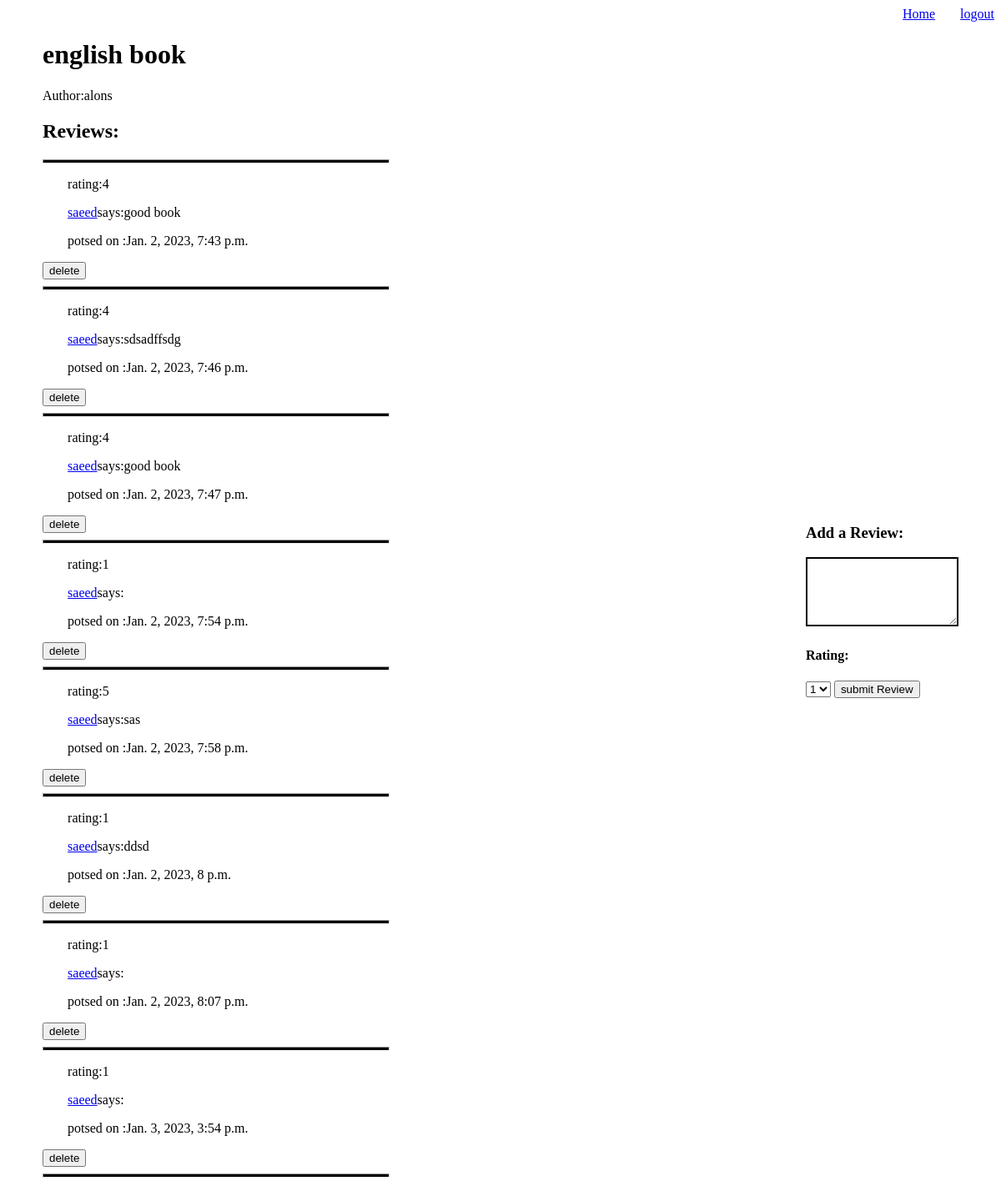
The page /books/3 (signed in) on the database its author committed.
### App1/models.py (models this page shows)
class Book(models.Model):
    book_title = models.CharField(max_length=255)
    author = models.ForeignKey(Author , related_name="books" , on_delete=models.DO_NOTHING)
    created_at=models.DateTimeField(auto_now_add=True)
    update_at = models.DateTimeField(auto_now=True)
    objects = UserManager()

class Author(models.Model):
    name = models.CharField(max_length=255)
    created_at=models.DateTimeField(auto_now_add=True)
    update_at = models.DateTimeField(auto_now=True)

class Review(models.Model):
    content = models.TextField()
    rating = models.CharField(max_length=255)
    user = models.ForeignKey(User, related_name="reviews" , on_delete=models.CASCADE)
    book = models.ForeignKey(Book, related_name="reviews" , on_delete=models.CASCADE)
    created_at=models.DateTimeField(auto_now_add=True)
    update_at = models.DateTimeField(auto_now=True)

class User(models.Model):
    name = models.CharField(max_length=255)
    alias = models.CharField(max_length=255)
    email = models.CharField(max_length=255)
    password = models.CharField(max_length=255)
    confirmpw=models.CharField(max_length=255)
    created_at=models.DateTimeField(auto_now_add=True)
    update_at = models.DateTimeField(auto_now=True)
    objects=UserManager()

### App1/views.py (the view)
# urls.py: path('books/<int:new_book_id>',views.view),
def view(request,new_book_id):
    bookId=new_book_id
    context={
        'book':models.get_book(bookId)
    }
    return render (request,'viewbook.html',context)

### App1/models.py (called while the page is built)
def get_book(bookId):
    return Book.objects.get(id=bookId)

### App1/templates/viewbook.html (shortened to what this page needs)
<!DOCTYPE html>
<html lang="en">
<head>
</head>
<body>
    <div class="header">
        <a href="/books">Home</a>
        <a href="/">logout</a>
    </div>
    <div class="container">
        <div class="review_book">
            <h1>{{book.book_title}}</h1>
            <p>Author:{{book.author.name}}</p>
            <h2>Reviews:</h2>
            <hr>
            {%for review in book.reviews.all%}
            <form action="/del_review" method="post">
            <p class="first">rating:{{review.rating}}</p>
            <p><a href="/users/{{review.user.id}}">{{review.user.name}}</a>says:{{review.content}}</p>
            <p class="first">potsed on :{{review.created_at}}</p>
            {% if request.session.userid == review.user.id %}
            <input type="submit" value="delete">
            {%endif%}
            </form>
            <hr>
            {%endfor%}
        </div>
        <div class="add_review">
            <form action="/addReview" method="post">
            <h3>Add a Review:</h3>
            <textarea cols="20" rows="5" name="reviewbox" ></textarea>
            <h4>Rating:</h4>
            <select name="stars">
                <option value='1'>1</option>
            </select>
            <input type="submit" value="submit Review">
            </form>
        </div>
    </div>
</body>
</html>

### App1/templates/viewbook.html (style rules this page uses)
.header { display: flex; justify-content: flex-end; }
a { margin-left: 30px; }
hr { height: 3px; background: black; width: 50%; margin-right: 50%; }
.first { margin-left: 30px; }
.container { margin-left: auto; margin-right: auto; display: flex; justify-content:space-around }
.review_book { width: 70%; }
textarea { border: 2px solid black; }
.add_review { align-self: center; }

### rows shown on the page
Book: book_title "english book", author.name "alons"
Review: rating "4", user.name "saeed", content "good book", created_at "Jan. 2, 2023, 7:43 p.m."
Review: rating "4", user.name "saeed", content "sdsadffsdg", created_at "Jan. 2, 2023, 7:46 p.m."
Review: rating "4", user.name "saeed", content "good book", created_at "Jan. 2, 2023, 7:47 p.m."
Review: rating "1", user.name "saeed", created_at "Jan. 2, 2023, 7:54 p.m."
Review: rating "5", user.name "saeed", content "sas", created_at "Jan. 2, 2023, 7:58 p.m."
Review: rating "1", user.name "saeed", content "ddsd", created_at "Jan. 2, 2023, 8 p.m."
Review: rating "1", user.name "saeed", created_at "Jan. 2, 2023, 8:07 p.m."
Review: rating "1", user.name "saeed", created_at "Jan. 3, 2023, 3:54 p.m."
